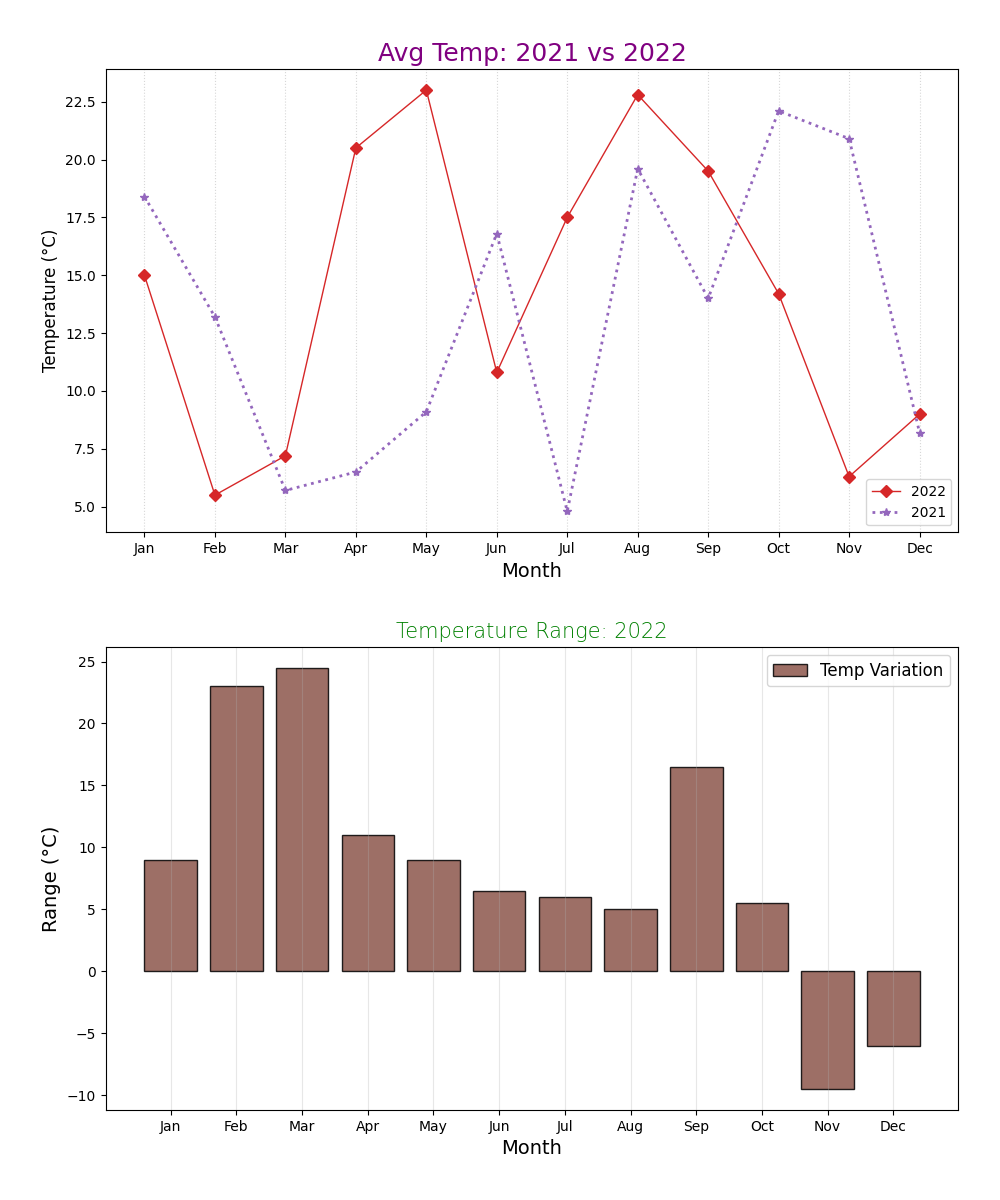

Write the Python code that produced this figure.
import matplotlib.pyplot as plt
import numpy as np

months = np.arange(1, 13)

avg_temperatures_2022 = np.array([15.0, 5.5, 7.2, 20.5, 23.0, 10.8, 17.5, 22.8, 19.5, 14.2, 6.3, 9.0])
avg_temperatures_2021 = np.array([18.4, 13.2, 5.7, 6.5, 9.1, 16.8, 4.8, 19.6, 14.0, 22.1, 20.9, 8.2])

high_temperatures_2022 = np.array([20.0, 26.0, 29.0, 17.5, 24.0, 10.0, 12.0, 15.0, 28.5, 22.5, 8.0, 9.0])
low_temperatures_2022 = np.array([11.0, 3.0, 4.5, 6.5, 15.0, 3.5, 6.0, 10.0, 12.0, 17.0, 17.5, 15.0])

temperature_range_2022 = high_temperatures_2022 - low_temperatures_2022

fig, (ax1, ax2) = plt.subplots(2, 1, figsize=(10, 12))

# Average temperatures plot
ax1.plot(months, avg_temperatures_2022, marker='D', linestyle='-', color='#d62728', linewidth=1, label='2022')
ax1.plot(months, avg_temperatures_2021, marker='*', linestyle=':', color='#9467bd', linewidth=2, label='2021')

ax1.set_title('Avg Temp: 2021 vs 2022', fontsize=18, fontweight='normal', color='purple')
ax1.set_xlabel('Month', fontsize=14)
ax1.set_ylabel('Temperature (°C)', fontsize=12)

ax1.set_xticks(months)
ax1.set_xticklabels(['Jan', 'Feb', 'Mar', 'Apr', 'May', 'Jun', 'Jul', 'Aug', 'Sep', 'Oct', 'Nov', 'Dec'])

ax1.grid(axis='x', linestyle=':', alpha=0.5)
ax1.legend(loc='lower right', fontsize=10)

# Temperature range plot
ax2.bar(months, temperature_range_2022, color='#8c564b', label='Temp Variation', edgecolor='black', alpha=0.85)

ax2.set_title('Temperature Range: 2022', fontsize=15, fontweight='light', color='green')
ax2.set_xlabel('Month', fontsize=14)
ax2.set_ylabel('Range (°C)', fontsize=14)

ax2.set_xticks(months)
ax2.set_xticklabels(['Jan', 'Feb', 'Mar', 'Apr', 'May', 'Jun', 'Jul', 'Aug', 'Sep', 'Oct', 'Nov', 'Dec'])

ax2.grid(axis='x', linestyle='-', alpha=0.3)
ax2.legend(loc='upper right', fontsize=12)

plt.tight_layout(pad=3.0)
plt.show()
